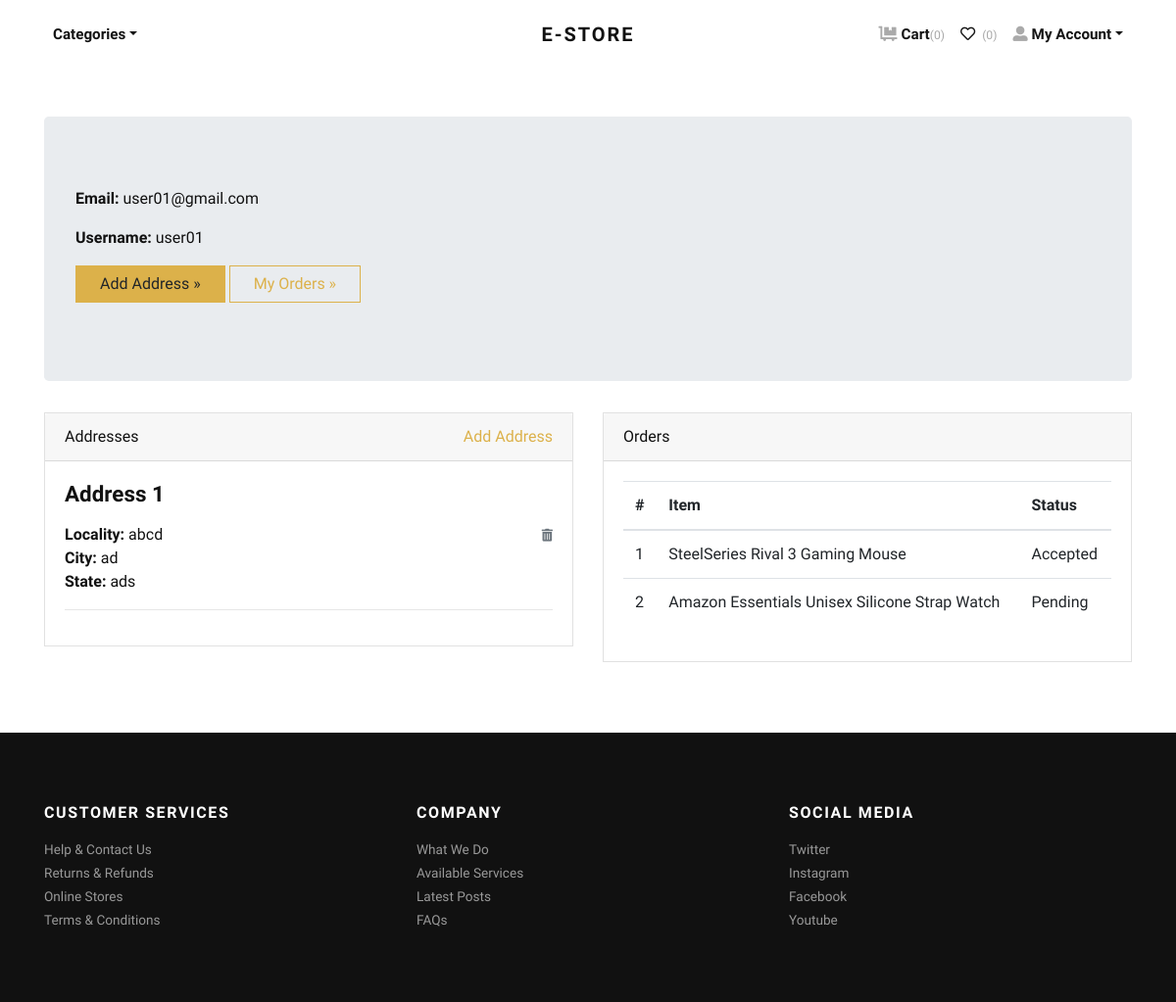
/accounts/profile/ (signed in), run on the app's committed database.
### store/models.py (models this page shows, shortened)
class Address(models.Model):
    user = models.ForeignKey(User, verbose_name="User", on_delete=models.CASCADE)
    locality = models.CharField(max_length=150, verbose_name="Nearest Location")
    city = models.CharField(max_length=150, verbose_name="City")
    state = models.CharField(max_length=150, verbose_name="State")

class Order(models.Model):
    user = models.ForeignKey(User, verbose_name="User", on_delete=models.CASCADE)
    address = models.ForeignKey(Address, verbose_name="Shipping Address", on_delete=models.CASCADE)
    product = models.ForeignKey(Product, verbose_name="Product", on_delete=models.CASCADE)
    quantity = models.PositiveIntegerField(verbose_name="Quantity")
    ordered_date = models.DateTimeField(auto_now_add=True, verbose_name="Ordered Date")
    status = models.CharField(
        choices=STATUS_CHOICES,
        max_length=50,
        default="Pending"
        )

class Product(models.Model):
    title = models.CharField(max_length=150, verbose_name="Product Title")
    slug = models.SlugField(max_length=160, verbose_name="Product Slug")
    sku = models.CharField(max_length=255, unique=True, verbose_name="Unique Product ID (SKU)")
    short_description = models.TextField(verbose_name="Short Description")
    detail_description = models.TextField(blank=True, null=True, verbose_name="Detail Description")
    product_image = models.ImageField(upload_to='product', blank=True, null=True, verbose_name="Product Image")
    price = models.DecimalField(max_digits=8, decimal_places=2)
    category = models.ForeignKey(Category, verbose_name="Product Categoy", on_delete=models.CASCADE)
    is_active = models.BooleanField(verbose_name="Is Active?")
    is_featured = models.BooleanField(verbose_name="Is Featured?")
    created_at = models.DateTimeField(auto_now_add=True, verbose_name="Created Date")
    updated_at = models.DateTimeField(auto_now=True, verbose_name="Updated Date")
    class Meta:
        verbose_name_plural = 'Products'
        ordering = ('-created_at', )

### store/views.py (the view)
# urls.py: path('accounts/profile/', views.profile, name="profile"),
@login_required
def profile(request):
    addresses = Address.objects.filter(user=request.user)
    orders = Order.objects.filter(user=request.user)
    return render(request, 'account/profile.html', {'addresses':addresses, 'orders':orders})

### store/context_preprocessors.py (called while the page is built)
def store_menu(request):
    categories = Category.objects.filter(is_active=True)
    context = {
        'categories_menu': categories,
    }
    return context

def cart_menu(request):
    if request.user.is_authenticated:
        cart_items= Cart.objects.filter(user=request.user)
        context = {
            'cart_items': cart_items,
        }
    else:
        context = {}
    return context

### templates/account/profile.html (shortened to what this page needs)
{% extends 'base.html' %}
{% load static %}
    {% block content %}
      <div class="container py-5">
        <div class="jumbotron">
          <p><strong>Email:</strong> {{request.user.email}}</p>
          <p><strong>Username:</strong> {{request.user.username}}</p>
          <p><a class="btn btn-primary btn-large" href="{% url 'store:add-address' %}">Add Address »</a> <a class="btn btn-outline-primary btn-large" href="#">My Orders »</a></p>
        </div>
        <div class="row">
          <div class="col-lg-6">
            <div class="card mb-4" id="headings">
              <div class="card-header">Addresses <span class="float-right"><a href="{% url 'store:add-address' %}">Add Address</a></span></div>
              <div class="card-body">
                {% if addresses %}
                    {% for address in addresses %}
                        <h4 class="mb-3">Address {{forloop.counter}}</h4>
                        <span class="float-right"><a href="{% url 'store:remove-address' address.id %}"><i class="fas fa-trash-alt small text-muted"></i></a></span>
                        <p>
                            <strong>Locality: </strong>{{address.locality}} <br>
                            <strong>City: </strong>{{address.city}} <br>
                            <strong>State: </strong>{{address.state}} <br>
                        </p>
                        <hr>
                    {% endfor %}
                {% else %}
                <div class="text-danger">
                  Address not Added.
                </div>
                {% endif %}
              </div>
            </div>
          </div>
          <div class="col-lg-6">
            <div class="card mb-4" id="tables">
              <div class="card-header">Orders</div>
              <div class="card-body">
                <table class="table table-hover">
                  <thead>
                    <tr>
                      <th>#</th>
                      <th>Item</th>
                      <th>Status</th>
                    </tr>
                  </thead>
                  <tbody>
                    {% if orders %}
                      {% for order in orders %}
                        <tr>
                          <td>{{forloop.counter}}</td>
                          <td>{{order.product.title}}</td>
                          <td>
                            {{order.status}}
                          </td>
                        </tr>
                      {% endfor %}
                    {% else %}
                    <tr>
                      <td class="text-danger" colspan="3">You've not Ordered anything yet.</td>
                    </tr>
                    {% endif %}
                  </tbody>
                </table>
              </div>
            </div>
          </div>
        </div>
      </div>
{% endblock content %}

### estore/static/css/style.default.css (style rules this page uses)
strong { font-weight: 700; }
.btn { font-weight: 400; border: 1px solid transparent; font-family: inherit; padding: 0.375rem 1.5rem; font-size: 1rem; line-height: 1.5; border-radius: 0; transition: color 0.15s ease-in-out, background-color 0.15s ease-in-out, border-color 0.15s ease-in-out, box-shadow 0.15s ease-in-out; }
.btn-primary { color: #212529; background-color: #dcb14a; border-color: #dcb14a; }
.btn-outline-primary { color: #dcb14a; background-color: transparent; background-image: none; border-color: #dcb14a; }
body { font-family: "Libre Franklin", sans-serif; font-size: 1rem; font-weight: 400; line-height: 1.5; color: #111111; background-color: #fff; }
a { color: #dcb14a; text-decoration: none; }
h1, h2, h3, h4, h5, h6, .h1, .h2, .h3, .h4, .h5, .h6 { margin-bottom: 0.5rem; font-family: inherit; font-weight: 900; line-height: 1.2; color: inherit; }
h4, .h4 { font-size: 1.4rem; }
hr { border-top: 1px solid rgba(17, 17, 17, 0.1); }
small, .small { font-size: 80%; font-weight: 400; }
.card { background-color: #fff; border: 1px solid rgba(17, 17, 17, 0.125); border-radius: 0; }
.card-body { padding: 1.25rem; }
.card-header { padding: 0.75rem 1.25rem; background-color: rgba(17, 17, 17, 0.03); border-bottom: 1px solid rgba(17, 17, 17, 0.125); }
.card-header:first-child { border-radius: calc(0 - 1px) calc(0 - 1px) 0 0; }

### data on the page
Address: locality "abcd", city "ad", state "ads"
Order: product "SteelSeries Rival 3 Gaming Mouse", status "Accepted"
Order: product "Amazon Essentials Unisex Silicone Strap Watch", status "Pending"

### other printed values
{{ cart_items.count }} "0"
{{ request.user.email }} "user01@gmail.com"
{{ request.user.username }} "user01"
